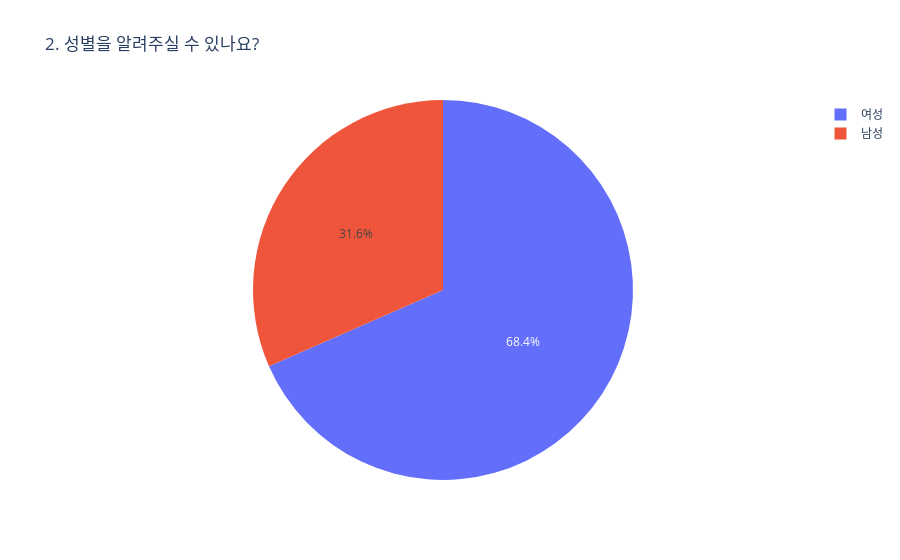

The code cell stored with this chart in its notebook:
### Code cell
# 2. 성별 분포 (Plotly 파이차트)
gender_df = df['gender'].value_counts().reset_index()
gender_df.columns = ['gender', 'count']
fig = px.pie(gender_df,
             names='gender', values='count',
             title='2. 성별을 알려주실 수 있나요?',
             labels={'gender': '성별', 'count': '응답자 수'})
fig.show()

### Figure 1 — Plotly figure (JSON) as saved in the notebook; plotly's stock layout.template omitted (floating-point values rounded to 4 significant figures)
{"data": [{"domain": {"x": [0, 1], "y": [0, 1]}, "hovertemplate": "성별=%{label}<br>응답자 수=%{value}<extra></extra>", "labels": ["여성", "남성"], "legendgroup": "", "name": "", "showlegend": true, "type": "pie", "values": [52, 24]}], "layout": {"legend": {"tracegroupgap": 0}, "title": {"text": "2. 성별을 알려주실 수 있나요?"}}}
